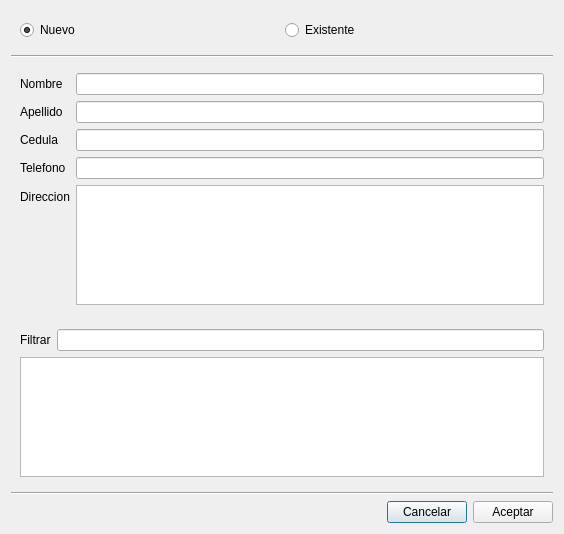
<?xml version="1.0" encoding="UTF-8"?>
<ui version="4.0">
 <class>SeleccionarCliente</class>
 <widget class="QDialog" name="SeleccionarCliente">
  <property name="geometry">
   <rect>
    <x>0</x>
    <y>0</y>
    <width>564</width>
    <height>534</height>
   </rect>
  </property>
  <property name="windowTitle">
   <string>Seleccionar cliente</string>
  </property>
  <layout class="QVBoxLayout" name="verticalLayout">
   <item>
    <widget class="QWidget" name="tipoWidget" native="true">
     <layout class="QHBoxLayout" name="horizontalLayout">
      <item>
       <widget class="QRadioButton" name="nuevoRadioButton">
        <property name="text">
         <string>Nuevo</string>
        </property>
        <property name="icon">
         <iconset theme="filenew">
          <normaloff/>
         </iconset>
        </property>
        <property name="checked">
         <bool>true</bool>
        </property>
       </widget>
      </item>
      <item>
       <widget class="QRadioButton" name="existenteRadioButton">
        <property name="text">
         <string>Existente</string>
        </property>
        <property name="icon">
         <iconset theme="find">
          <normaloff/>
         </iconset>
        </property>
       </widget>
      </item>
     </layout>
    </widget>
   </item>
   <item>
    <widget class="Line" name="line">
     <property name="orientation">
      <enum>Qt::Horizontal</enum>
     </property>
    </widget>
   </item>
   <item>
    <widget class="QWidget" name="nuevoWidget" native="true">
     <layout class="QFormLayout" name="formLayout">
      <property name="fieldGrowthPolicy">
       <enum>QFormLayout::AllNonFixedFieldsGrow</enum>
      </property>
      <item row="0" column="0">
       <widget class="QLabel" name="label">
        <property name="text">
         <string>Nombre</string>
        </property>
       </widget>
      </item>
      <item row="0" column="1">
       <widget class="QLineEdit" name="lineEditNombre"/>
      </item>
      <item row="1" column="0">
       <widget class="QLabel" name="label_2">
        <property name="text">
         <string>Apellido</string>
        </property>
       </widget>
      </item>
      <item row="1" column="1">
       <widget class="QLineEdit" name="lineEditApellido"/>
      </item>
      <item row="2" column="0">
       <widget class="QLabel" name="label_3">
        <property name="text">
         <string>Cedula</string>
        </property>
       </widget>
      </item>
      <item row="2" column="1">
       <widget class="QLineEdit" name="lineEditCedula"/>
      </item>
      <item row="3" column="0">
       <widget class="QLabel" name="label_4">
        <property name="text">
         <string>Telefono</string>
        </property>
       </widget>
      </item>
      <item row="3" column="1">
       <widget class="QLineEdit" name="lineEditTelefono"/>
      </item>
      <item row="4" column="0">
       <widget class="QLabel" name="label_5">
        <property name="text">
         <string>Direccion</string>
        </property>
       </widget>
      </item>
      <item row="4" column="1">
       <widget class="QPlainTextEdit" name="plainTextEditDireccion"/>
      </item>
     </layout>
    </widget>
   </item>
   <item>
    <widget class="QWidget" name="existenteWidget" native="true">
     <layout class="QVBoxLayout" name="verticalLayout_2">
      <item>
       <layout class="QHBoxLayout" name="horizontalLayout_2">
        <item>
         <widget class="QLabel" name="label_6">
          <property name="text">
           <string>Filtrar</string>
          </property>
         </widget>
        </item>
        <item>
         <widget class="QLineEdit" name="filtroLineEdit"/>
        </item>
       </layout>
      </item>
      <item>
       <widget class="QTableView" name="clientesTableView">
        <property name="selectionMode">
         <enum>QAbstractItemView::SingleSelection</enum>
        </property>
        <property name="selectionBehavior">
         <enum>QAbstractItemView::SelectRows</enum>
        </property>
        <attribute name="horizontalHeaderStretchLastSection">
         <bool>true</bool>
        </attribute>
       </widget>
      </item>
     </layout>
    </widget>
   </item>
   <item>
    <widget class="Line" name="line_2">
     <property name="orientation">
      <enum>Qt::Horizontal</enum>
     </property>
    </widget>
   </item>
   <item>
    <layout class="QHBoxLayout" name="horizontalLayout_3">
     <item>
      <spacer name="horizontalSpacer">
       <property name="orientation">
        <enum>Qt::Horizontal</enum>
       </property>
       <property name="sizeHint" stdset="0">
        <size>
         <width>40</width>
         <height>20</height>
        </size>
       </property>
      </spacer>
     </item>
     <item>
      <widget class="QPushButton" name="cancelarPushButton">
       <property name="text">
        <string>Cancelar</string>
       </property>
      </widget>
     </item>
     <item>
      <widget class="QPushButton" name="aceptarPushButton">
       <property name="text">
        <string>Aceptar</string>
       </property>
      </widget>
     </item>
    </layout>
   </item>
  </layout>
 </widget>
 <tabstops>
  <tabstop>nuevoRadioButton</tabstop>
  <tabstop>existenteRadioButton</tabstop>
  <tabstop>lineEditNombre</tabstop>
  <tabstop>lineEditApellido</tabstop>
  <tabstop>lineEditCedula</tabstop>
  <tabstop>lineEditTelefono</tabstop>
  <tabstop>plainTextEditDireccion</tabstop>
  <tabstop>clientesTableView</tabstop>
  <tabstop>aceptarPushButton</tabstop>
  <tabstop>cancelarPushButton</tabstop>
  <tabstop>filtroLineEdit</tabstop>
 </tabstops>
 <resources/>
 <connections/>
</ui>
